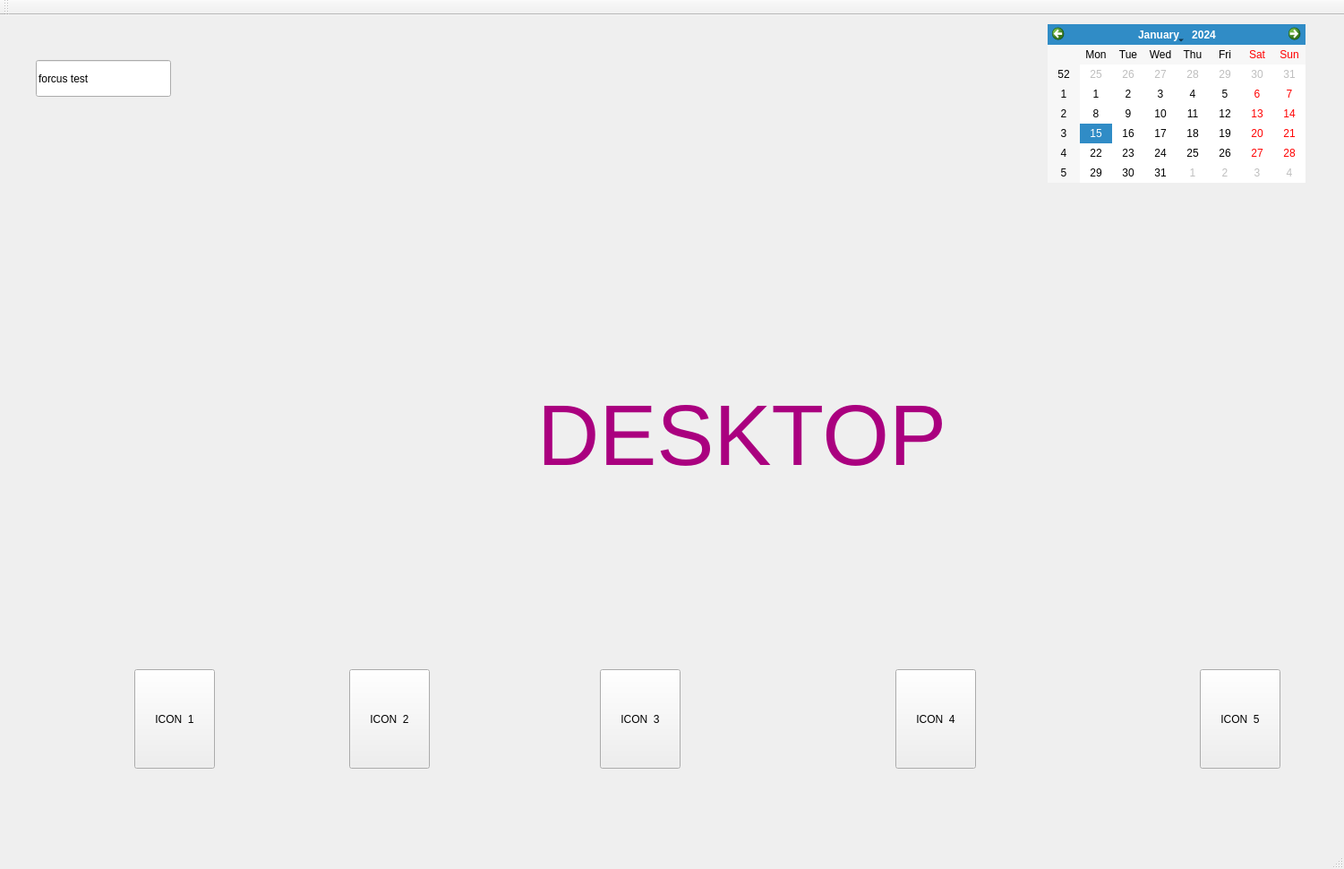
<?xml version="1.0" encoding="UTF-8"?>
<ui version="4.0">
 <class>desktop</class>
 <widget class="QMainWindow" name="desktop">
  <property name="geometry">
   <rect>
    <x>0</x>
    <y>0</y>
    <width>1501</width>
    <height>970</height>
   </rect>
  </property>
  <property name="windowTitle">
   <string>desktop</string>
  </property>
  <widget class="QWidget" name="centralWidget">
   <widget class="QLabel" name="label_desktop">
    <property name="geometry">
     <rect>
      <x>600</x>
      <y>330</y>
      <width>541</width>
      <height>281</height>
     </rect>
    </property>
    <property name="text">
     <string>&lt;!DOCTYPE HTML PUBLIC &quot;-//W3C//DTD HTML 4.0//EN&quot; &quot;http://www.w3.org/TR/REC-html40/strict.dtd&quot;&gt;
&lt;html&gt;&lt;head&gt;&lt;meta name=&quot;qrichtext&quot; content=&quot;1&quot; /&gt;&lt;style type=&quot;text/css&quot;&gt;
p, li { white-space: pre-wrap; }
&lt;/style&gt;&lt;/head&gt;&lt;body style=&quot; font-family:'Sans Serif'; font-size:10pt; font-weight:400; font-style:normal;&quot;&gt;
&lt;p style=&quot; margin-top:0px; margin-bottom:0px; margin-left:0px; margin-right:0px; -qt-block-indent:0; text-indent:0px;&quot;&gt;&lt;span style=&quot; font-size:72pt; color:#aa007f;&quot;&gt;DESKTOP&lt;/span&gt;&lt;/p&gt;&lt;/body&gt;&lt;/html&gt;</string>
    </property>
   </widget>
   <widget class="QLabel" name="label_state">
    <property name="geometry">
     <rect>
      <x>320</x>
      <y>40</y>
      <width>221</width>
      <height>41</height>
     </rect>
    </property>
    <property name="text">
     <string/>
    </property>
   </widget>
   <widget class="QLineEdit" name="lineEdit">
    <property name="geometry">
     <rect>
      <x>40</x>
      <y>50</y>
      <width>151</width>
      <height>41</height>
     </rect>
    </property>
    <property name="text">
     <string>forcus test</string>
    </property>
   </widget>
   <widget class="QPushButton" name="pushButton">
    <property name="geometry">
     <rect>
      <x>150</x>
      <y>730</y>
      <width>90</width>
      <height>111</height>
     </rect>
    </property>
    <property name="text">
     <string>ICON  1</string>
    </property>
   </widget>
   <widget class="QPushButton" name="pushButton_2">
    <property name="geometry">
     <rect>
      <x>390</x>
      <y>730</y>
      <width>90</width>
      <height>111</height>
     </rect>
    </property>
    <property name="text">
     <string>ICON  2</string>
    </property>
   </widget>
   <widget class="QPushButton" name="pushButton_3">
    <property name="geometry">
     <rect>
      <x>670</x>
      <y>730</y>
      <width>90</width>
      <height>111</height>
     </rect>
    </property>
    <property name="text">
     <string>ICON  3</string>
    </property>
   </widget>
   <widget class="QPushButton" name="pushButton_4">
    <property name="geometry">
     <rect>
      <x>1000</x>
      <y>730</y>
      <width>90</width>
      <height>111</height>
     </rect>
    </property>
    <property name="text">
     <string>ICON  4</string>
    </property>
   </widget>
   <widget class="QPushButton" name="pushButton_5">
    <property name="geometry">
     <rect>
      <x>1340</x>
      <y>730</y>
      <width>90</width>
      <height>111</height>
     </rect>
    </property>
    <property name="text">
     <string>ICON  5</string>
    </property>
   </widget>
   <widget class="QCalendarWidget" name="calendarWidget">
    <property name="geometry">
     <rect>
      <x>1170</x>
      <y>10</y>
      <width>288</width>
      <height>177</height>
     </rect>
    </property>
   </widget>
  </widget>
  <widget class="QMenuBar" name="menuBar">
   <property name="geometry">
    <rect>
     <x>0</x>
     <y>0</y>
     <width>1501</width>
     <height>25</height>
    </rect>
   </property>
  </widget>
  <widget class="QToolBar" name="mainToolBar">
   <attribute name="toolBarArea">
    <enum>TopToolBarArea</enum>
   </attribute>
   <attribute name="toolBarBreak">
    <bool>false</bool>
   </attribute>
  </widget>
  <widget class="QStatusBar" name="statusBar"/>
 </widget>
 <layoutdefault spacing="6" margin="11"/>
 <resources/>
 <connections/>
</ui>
